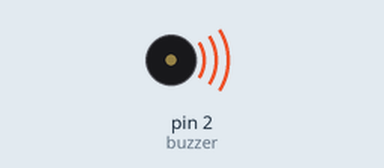
Recording of a sketch running on a simulated Arduino Uno, built with avr-gcc and run on an emulated ATmega328P. On the bench: buzzer (waves = sounding, pin HIGH).

Above: at 0.1 s.
Timing chart, 0 to 1.6 s (numbered marks = the images above):
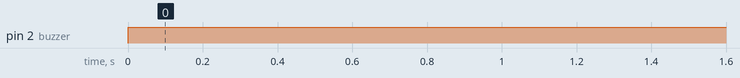

Measured:
- by itself, pin 2 (buzzer): LOW → HIGH at 0.00 s

The sketch:

buzzer_esp.ino
```cpp
int buzzer=2;

void setup() {
  pinMode(buzzer, OUTPUT);     // Initialize the LED_BUILTIN pin as an output

}

// the loop function runs over and over again forever
void loop() {
  digitalWrite(buzzer, HIGH);   // Turn the buzzer on
  delay(100);                      // Wait for a second
  digitalWrite(LED_BUILTIN, LOW);  // Turn the BUZZER off
  delay(200);                      // Wait for two seconds (to demonstrate the active low LED)
}
```
